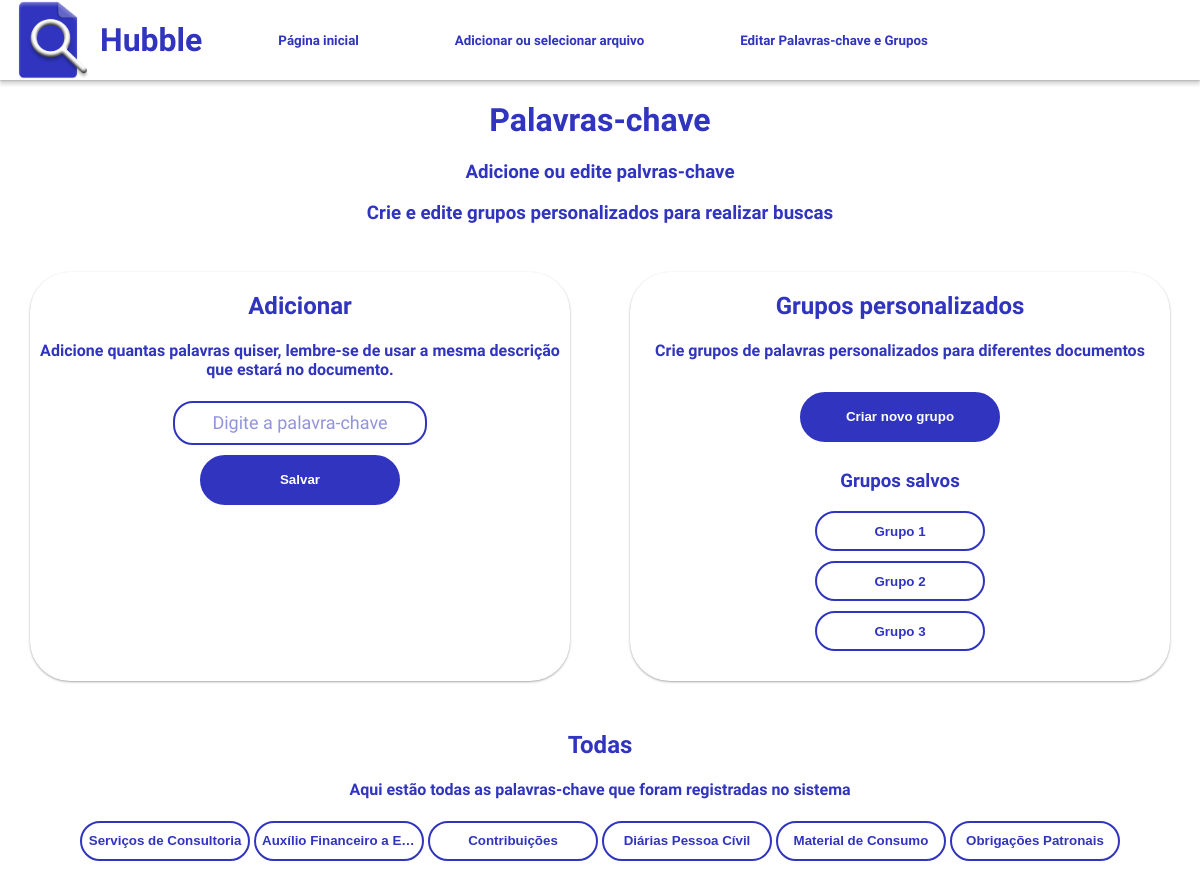
The page /filtros on the database its author committed.
### tables this page shows
CREATE TABLE Grupo (
        id INTEGER PRIMARY KEY AUTOINCREMENT,
        nome TEXT,
        descricao TEXT
    );

CREATE TABLE PalavraChave (
        id INTEGER PRIMARY KEY AUTOINCREMENT,
        palavra_chave TEXT UNIQUE
    );

### interface.py (the view)
@app.route('/filtros', methods=['GET', 'POST'])
def filtros():
    session['ultima_tela'] = 'filtros'
    filtros = buscar_filtros()
    grupos = buscar_grupos()
    return render_template('filtros.html', filtros=filtros, grupos=grupos)

### scripts/banco.py (called while the page is built)
def buscar_filtros():
    conn = sqlite3.connect('filtros.db')
    cursor = conn.cursor()
    cursor.execute("SELECT p.id, p.palavra_chave, d.derivacao FROM PalavraChave p LEFT JOIN Derivacao d ON p.id = d.palavra_chave_id ORDER BY p.palavra_chave")
    resultados = cursor.fetchall()
    return resultados

def buscar_grupos():
    conn = sqlite3.connect('filtros.db')
    cursor = conn.cursor()
    cursor.execute("SELECT * FROM Grupo ORDER BY nome")
    resultados = cursor.fetchall()
    return resultados

### templates/filtros.html (shortened to what this page needs)
{% extends "base.html" %}
{% block menu %}
    <form method="post" action="{{ url_for('navegar') }}">
        <button class="botoes-menu" name="menu" value="home">
            Página inicial
        </button>
        <button class="botoes-menu" name="menu" value="index">
            Adicionar ou selecionar arquivo
        </button>
        <button class="botoes-menu" name="menu" value="filtros">
            Editar Palavras-chave e Grupos
        </button>
    </form>
{% endblock %}
{% block container %}
<h1>Palavras-chave</h1>
<h3>Adicione ou edite palvras-chave</h3>
<h3>Crie e edite grupos personalizados para realizar buscas</h3>
<div class="container">
    <div class="left">
        <h2>Adicionar</h2>
        <h4>Adicione quantas palavras quiser, lembre-se de usar a mesma descrição que estará no documento.</h4>
        <form method="post" action="{{ url_for('adicionar_palavra') }}">
            <input type="text" name="palavra_chave" placeholder="Digite a palavra-chave"><br>
            <button class="botao-color">Salvar</button>
        </form>
    </div>
    <div class="right">
        <h2>Grupos personalizados</h2>
        <h4>Crie grupos de palavras personalizados para diferentes documentos</h4>
        <form method="post" action="{{ url_for('adicionar_grupo') }}">
            <button class="botao-color">Criar novo grupo</button><br>
        </form>
        <h3>Grupos salvos</h3>
        {% if grupos %}
        {% for grupo in grupos %}
            <form method="post" action="{{ url_for('editar_grupo') }}">
                <button class="botao-filtros" name="grupo_id" value="{{grupo[0]}}" title="{{grupo[1]}}">{{grupo[1]}}</button>
            </form>
        {% endfor %}
    {% endif %}
    </div>
</div>
<div class="down">
    <h2>Todas</h2>
    <h4>Aqui estão todas as palavras-chave que foram registradas no sistema</h4>
    {% if filtros %}
        <form method="post" action="{{ url_for('editar_palavra') }}">
            {% for filtro in filtros %}
                <button class="botao-filtros" title="{{filtro[1]}}" name="palavra_id" value="{{filtro[0]}}-{{filtro[1]}}">{{filtro[1]}}</button>
            {% endfor %}
        </form>
    {% endif %}
</div>
{% endblock %}

### static/css/style.css (style rules this page uses)
body { background-color: rgb(255, 255, 255); align-items: center; text-align: center; color: #3034BE; margin: 0; font-family: 'Anton', sans-serif; font-family: 'Nunito Sans', sans-serif; }
button { width: 50px; height: 50px; color: #fff; border: 2px solid #3034BE; border-radius: 40px; background-color: transparent; }
.botoes-menu { width: auto; font-family: 'Anton', sans-serif; font-family: 'Nunito Sans', sans-serif; font-weight: bold; margin: 0px 40px; border: 0; color: #ffffffab; color: #3034BE; }
input, textarea { width: 250px; height: 40px; border: 2px solid #3034BE; border-radius: 20px; background-color: transparent; color: #3034BE; outline: none; text-align: center; padding: 0; font-size: 18px; font-family: 'Anton', sans-serif; font-family: 'Nunito Sans', sans-serif; }
input::placeholder, textarea::placeholder { color: #3035be88; }
.container { display: flex; }
.botao-filtros { width: 180px; height: 40px; text-align: center; align-items: center; justify-content:space-around; margin-bottom: 10px; background-color: #ffffff; border: 2px solid #3034BE ; color: #3034BE; font-weight: bold; border-radius: 40px; transition: 0.2s; max-width: 170px; white-space: nowrap; overflow: hidden; text-overflow: ellipsis; }
.botao-color { width: 200px; height: 50px; text-align: center; align-items: center; justify-content:space-around; background-color: #3034BE; border: 2px solid #3034BE ; color: #fff; font-weight: bold; border-radius: 40px; margin: 10px; }
.container { display: flex; width: 100%; height: auto; }
.left, .right { display: block; align-items: center; text-align: center; width: 45%; height: auto; margin: 2.5%; padding-bottom: 20px; border-radius: 40px; box-shadow: rgba(0, 0, 0, 0.12) 0px 1px 3px, rgba(0, 0, 0, 0.24) 0px 1px 2px; }
.down { width: 100%; height: auto; padding-bottom: 40px; }

### rows shown on the page
Grupo: nome "Grupo 1"
Grupo: nome "Grupo 2"
Grupo: nome "Grupo 3"
PalavraChave: palavra_chave "Serviços de Consultoria"
PalavraChave: palavra_chave "Auxílio Financeiro a E…"
PalavraChave: palavra_chave "Contribuições"
PalavraChave: palavra_chave "Diárias Pessoa Cívil"
PalavraChave: palavra_chave "Material de Consumo"
PalavraChave: palavra_chave "Obrigações Patronais"
